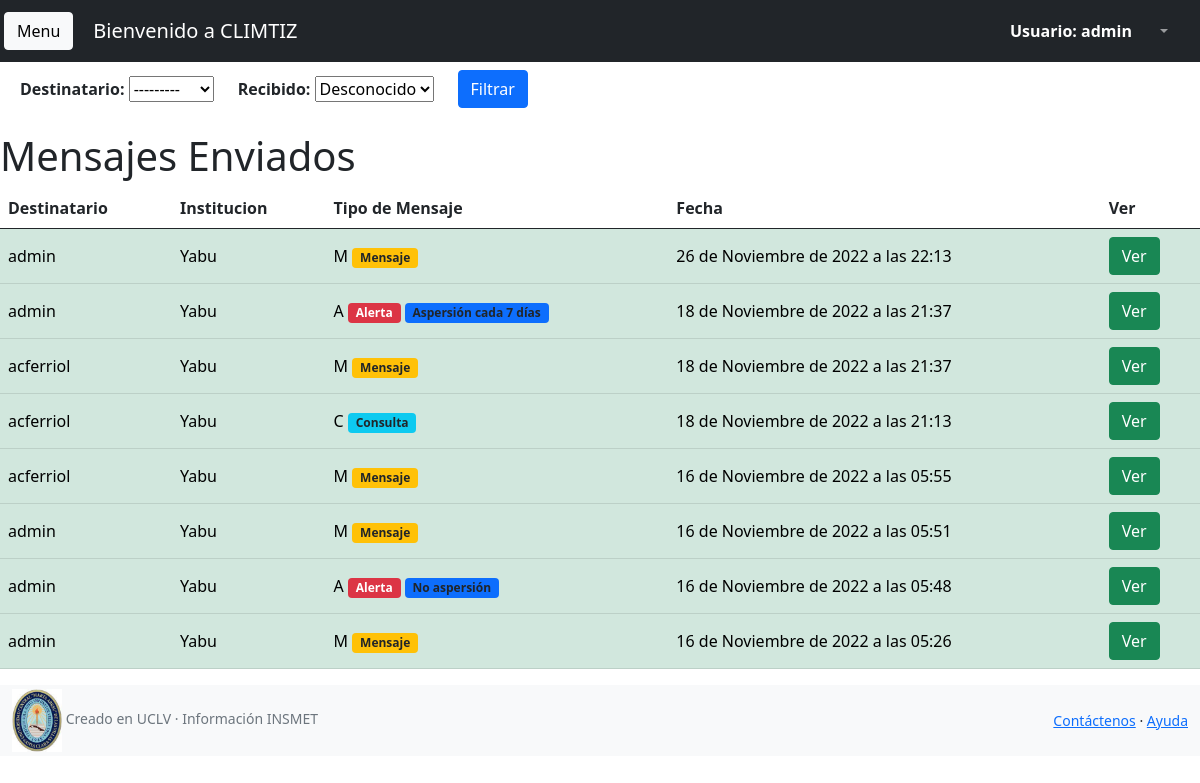
The app's page /mensajes/mensajes_enviados (signed in), older data.
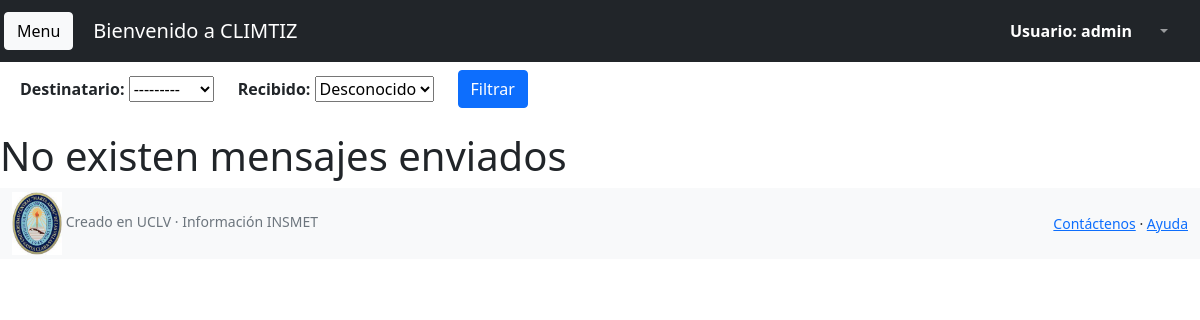
The same page, newer data.
### mensajes/models.py (models this page shows)
class Mensajes(models.Model):
    remitente = models.ForeignKey(User,null=False,blank=False,on_delete=models.DO_NOTHING,related_name="remitente")
    mensaje = models.TextField()
    tipodealerta = models.CharField(max_length=30,choices=TALERTA,blank=True,null=True)
    tipodemensaje = models.CharField(max_length=11, choices=TMENSAJE)
    destinatario = models.ForeignKey(User,null=False,blank=False,on_delete=models.DO_NOTHING,related_name="destinatario")
    recibido = models.BooleanField('Recibido', default=False)
    img = models.FileField(upload_to="media" ,null=True,blank=True)
    created_at = models.DateTimeField(default=datetime.now())
    updated_at = models.DateTimeField(default=datetime.now())

### users/models.py (models this page shows)
class User(AbstractUser):
    empresa = models.ForeignKey(Empresa, null = False, blank=False, on_delete = models.CASCADE)
    cargo = models.CharField(max_length=30)
    edad = models.IntegerField()
    sexo = models.CharField(max_length=11, choices=SEXO)
    is_admin = models.BooleanField('Is admin',default=False)
    is_normal = models.BooleanField('Is normal',default=False)
    aprobado = models.BooleanField('Aprove', default=False)

### empresa/models.py (models this page shows)
class Empresa(models.Model):
    nombre = models.CharField(max_length=60)
    estacion = models.ForeignKey(Estacion, null = True, blank=False, on_delete = models.CASCADE)
    representante = models.CharField(max_length = 100)
    municipio = models.CharField(max_length = 100)
    provincia = models.CharField(max_length=30)
    variedad_actual = models.CharField(max_length=20, choices=TVARIEDAD, null=True)
    def __str__(self):
        return '{}'.format(self.nombre)

### mensajes/views.py (the view)
# urls.py: path('mensajes_enviados',EnviadosListView.as_view(),name="mensajes_enviados"),
class EnviadosListView(UserPassesTestMixin,FilterView):
    model = Mensajes
    template_name = 'lista_mensajes_enviados.html'
    filterset_class = MensajeFilter2
    def get_queryset(self):
        return self.model.objects.all().filter(remitente=self.request.user)
    def test_func(self):
        return self.request.user.is_authenticated

### mensajes/filters.py (called while the page is built)
    def qs(self):
        parent = super().qs
        parent = parent.order_by("created_at").reverse()
        return parent

### mensajes/processors.py (called while the page is built)
def ctx_dict(request):
    sol=None
    if request.user.is_authenticated:
        sol = len(Mensajes.objects.filter(recibido=False).filter(destinatario=request.user))
    ctx={'test':sol}
    print(sol)
    return ctx

### mensajes/templates/lista_mensajes_enviados.html (shortened to what this page needs)
{% extends 'index_admin.html' %}
{% load static %}
{% block content %}
<form class="row g-3 m-2" method='get'>
    <div class="row">
      <div class="col-auto">
      <label for="id_destinatario" class="col-form-label"><strong>Destinatario: </strong></label>
      {{filter.form.destinatario}}
      </div>
      <div class="col-auto">
      <label for="id_pendiente" class="col-form-label"><strong>Recibido: </strong></label>
      {{filter.form.recibido}}
      </div>
      <div class="col-4">
        <button type="submit" class="btn btn-primary mb-3">Filtrar</button>
      </div>
    </div>
</form>
{% if object_list %}
<h1>Mensajes Enviados</h1>
<div class="table-responsive ">
    <table class="table align-middle">
        <thead>
          <tr>
            <th scope="col">Destinatario</th>
            <th scope="col">Institucion</th>
            <th scope="col">Tipo de Mensaje</th>
            <th scope="col">Fecha</th>
            <th scope="col">Ver</th>
          </tr>
        </thead>
        <tbody>
          {% for msj in object_list %}
          <tr {% if msj.recibido is False %}class="table-warning" {% else %} class="table-success" {% endif %}>
            <td>{{msj.destinatario.username}}</td>
            <td>{{msj.destinatario.empresa}}</td>
            <td>{{msj.tipodemensaje}}
              {% if msj.tipodemensaje == 'M' %}
              <span class="badge bg-warning text-dark">Mensaje</span>
              {% else %}
                {% if msj.tipodemensaje == 'A' %}
                <span class="badge bg-danger">Alerta</span>
                <span class="badge bg-primary text-dark">{{msj.tipodealerta}}</span>
                {% else %}
                <span class="badge bg-info text-dark">Consulta</span>
                {% endif %}
              {% endif %}
            </td>
            <td>{{msj.created_at}}</td>
            <td>
                <a class="btn btn-success" href="{% url 'mensajes:mensaje_detalle' msj.id %}">Ver</a>
            </td>
          </tr>
    {% endfor %}
  </tbody>
{% else %}
<h1>No existen mensajes enviados</h1>
{% endif %}
</table>
</div>
{% endblock content %}

Row changes from the older to the newer data that the page shows:
removed Mensajes: destinatario.username "admin", destinatario.empresa "Yabu", tipodemensaje "M", shows "Mensaje", created_at "26 de Noviembre de 2022 a las 22:13"
removed Mensajes: destinatario.username "admin", destinatario.empresa "Yabu", tipodemensaje "A", tipodealerta "Aspersión cada 7 días", created_at "18 de Noviembre de 2022 a las 21:37"
removed Mensajes: destinatario.username "acferriol", destinatario.empresa "Yabu", tipodemensaje "M", shows "Mensaje", created_at "18 de Noviembre de 2022 a las 21:37"
removed Mensajes: destinatario.username "acferriol", destinatario.empresa "Yabu", tipodemensaje "C", shows "Consulta", created_at "18 de Noviembre de 2022 a las 21:13"
removed Mensajes: destinatario.username "acferriol", destinatario.empresa "Yabu", tipodemensaje "M", shows "Mensaje", created_at "16 de Noviembre de 2022 a las 05:55"
removed Mensajes: destinatario.username "admin", destinatario.empresa "Yabu", tipodemensaje "M", shows "Mensaje", created_at "16 de Noviembre de 2022 a las 05:51"
removed Mensajes: destinatario.username "admin", destinatario.empresa "Yabu", tipodemensaje "A", tipodealerta "No aspersión", created_at "16 de Noviembre de 2022 a las 05:48"
removed Mensajes: destinatario.username "admin", destinatario.empresa "Yabu", tipodemensaje "M", shows "Mensaje", created_at "16 de Noviembre de 2022 a las 05:26"
Text that changed along with them:
text no longer shown: "Mensajes Enviados Destinatario Institucion Tipo de Mensaje Fecha Ver"
text now shown: "No existen mensajes enviados"
